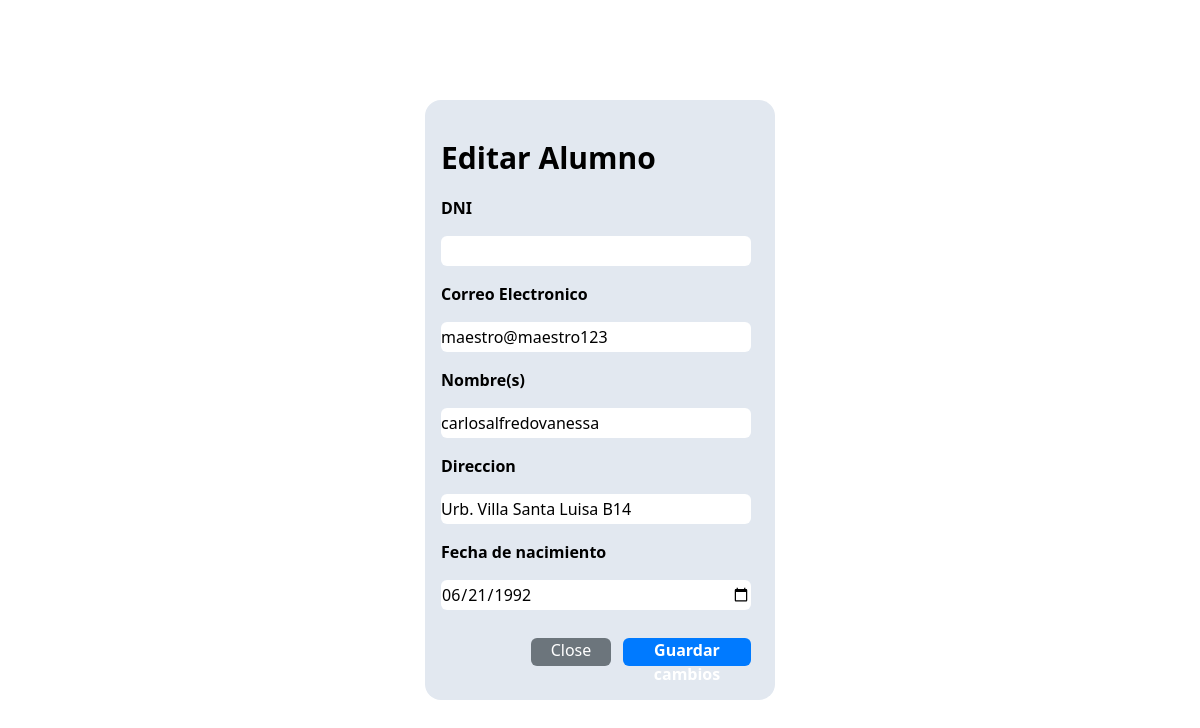
Page /view/adminitrador/edit_alumno.php?id=9 on the earlier database version.
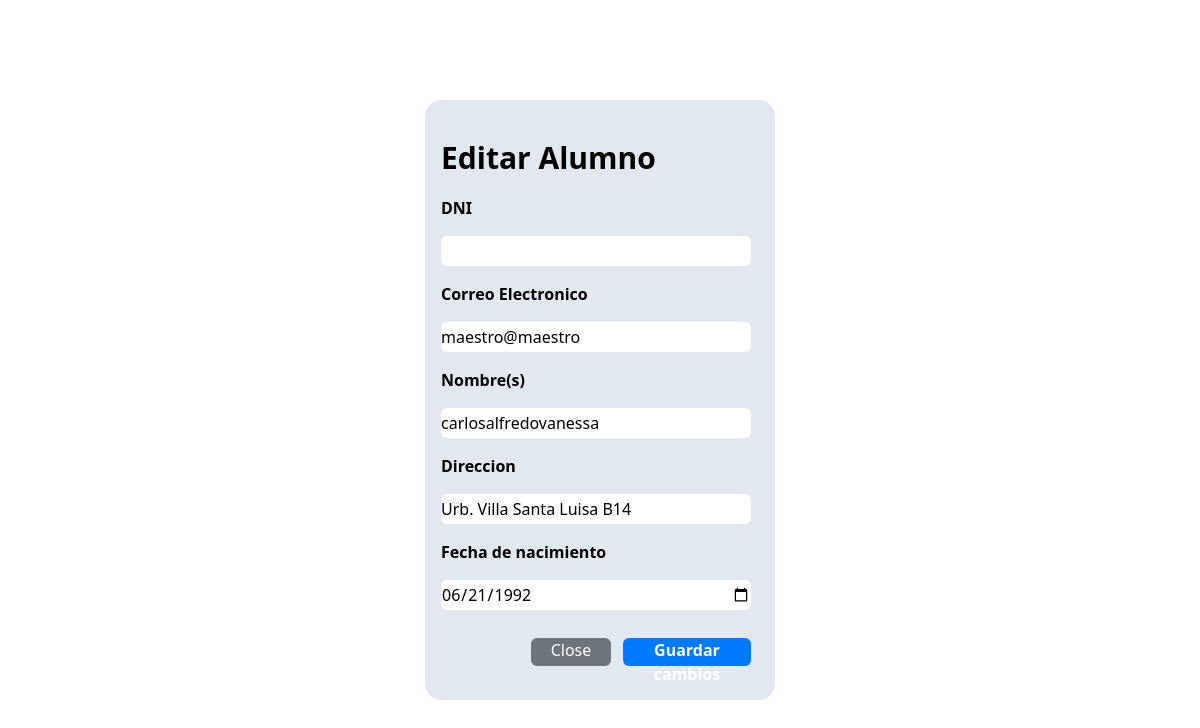
Same page on the later database version.
### tables this page shows
CREATE TABLE `users` (
  `id_user` int(11) NOT NULL,
  `dni` varchar(100) DEFAULT NULL,
  `nombre` varchar(100) DEFAULT NULL,
  `correo` varchar(100) DEFAULT NULL,
  `passwrd` varchar(100) NOT NULL,
  `direccion` varchar(100) DEFAULT NULL,
  `fechanac` date DEFAULT NULL,
  `role_id` int(11) DEFAULT NULL
);

### src/view/adminitrador/edit_alumno.php (the view, shortened to what this page needs)
<?php
require_once($_SERVER["DOCUMENT_ROOT"] . "/src/model/conecction.php");
if (isset($_GET["id"])) {
    $id = $_GET["id"];
    $stmnt = $pdo->prepare("SELECT * FROM users where id_user = :id");
    $stmnt->bindParam(":id", $id, PDO::PARAM_INT);
    $stmnt->execute();
    $data = $stmnt->fetch(PDO::FETCH_ASSOC);
}
?>
<!DOCTYPE html>
<html lang="en">
<head>
    <link href="/dist/output.css" rel="stylesheet">
</head>
<body>
    <div class="flex flex-col justify-center  h-screen items-center">
        <form class=" w-[350px] h-[600px]  flex flex-col gap-4 justify-center  rounded-2xl bg-slate-200 p-4" action="/src/handle_db/edit_db_alumno.php" method="post">
            <h1 class="text-[30px] font-semibold">Editar Alumno</h1>
            <label class=" font-semibold" for="dni">DNI </label>
            <input class="w-[310px] h-[30px] rounded-md" type="text" name="dni" value="<?= $data["dni"] ?>">
            <label class=" font-semibold" for="correo">Correo Electronico </label>
            <input class="w-[310px] h-[30px] rounded-md" type="text" name="correo" value="<?= $data["correo"] ?>">
            <label class=" font-semibold" for="nombre">Nombre(s) </label>
            <input class="w-[310px] h-[30px] rounded-md" type="text" name="nombre" value="<?= $data["nombre"] ?>">
            <label class=" font-semibold" for="direccion">Direccion </label>
            <input class="w-[310px] h-[30px] rounded-md" type="text" name="direccion" value="<?= $data["direccion"] ?>">
            <label class=" font-semibold" for="fecnac">Fecha de nacimiento</label>
            <input class="w-[310px] h-[30px] rounded-md" type="date" name="fecnac" value="<?= $data["fechanac"] ?>">
            <div class="flex gap-3 justify-end w-[310px] pt-3">
                <a href="/src/view/adminitrador/dashboard.php " class="bg-[#6c757c] text-white rounded-md w-20 h-7 text-center">Close</a>
                <button class="bg-[#007aff] w-32 h-7 rounded-md text-white font-semibold" type="submit">Guardar cambios</button>
            </div>
        </form>
    </div>
</body>
</html>

Differences in the rows shown:
changed users "carlosalfredovanessa": correo "maestro@maestro123" → "maestro@maestro"
